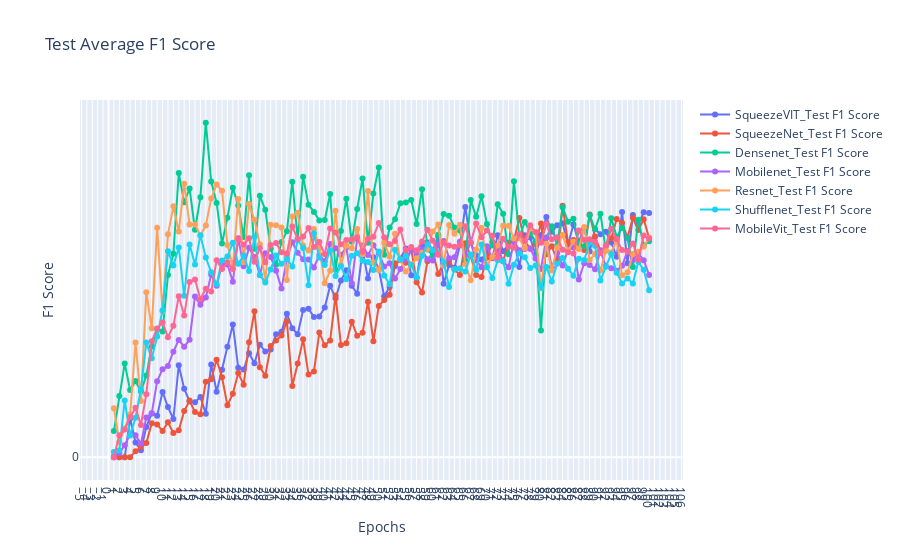

The cell this chart's notebook holds for it:
### Code cell
fig = go.Figure()
for exps in test_f1score_data.keys():
    # plt.plot(epochs, loss_data[exps][0], label=exps + 'Train Loss', marker='o')
    # plt.plot(epochs, loss_data[exps][1], label=exps + 'Validation Loss', marker='o')
    # fig.add_trace(go.Scatter(x=epochs, y=auroc_data[exps][0], mode='lines+markers', name=exps + '_Train Loss'))
    fig.add_trace(go.Scatter(x=epochs, y=test_f1score_data[exps], mode='lines+markers', name=exps + '_Test F1 Score'))
# fig.add_trace(go.Scatter(x=epochs, y=train_loss, mode='lines+markers', name='Train Loss'))
# fig.add_trace(go.Scatter(x=epochs, y=val_loss, mode='lines+markers', name='Validation Loss'))

fig.update_layout(
    title='Test Average F1 Score',
    xaxis_title='Epochs',
    yaxis_title='F1 Score',
    xaxis=dict(tickmode='linear'),
    yaxis=dict(tickmode='linear'),
    # legend=dict(x=0, y=1),
    # grid=dict(),
)

fig.show()
